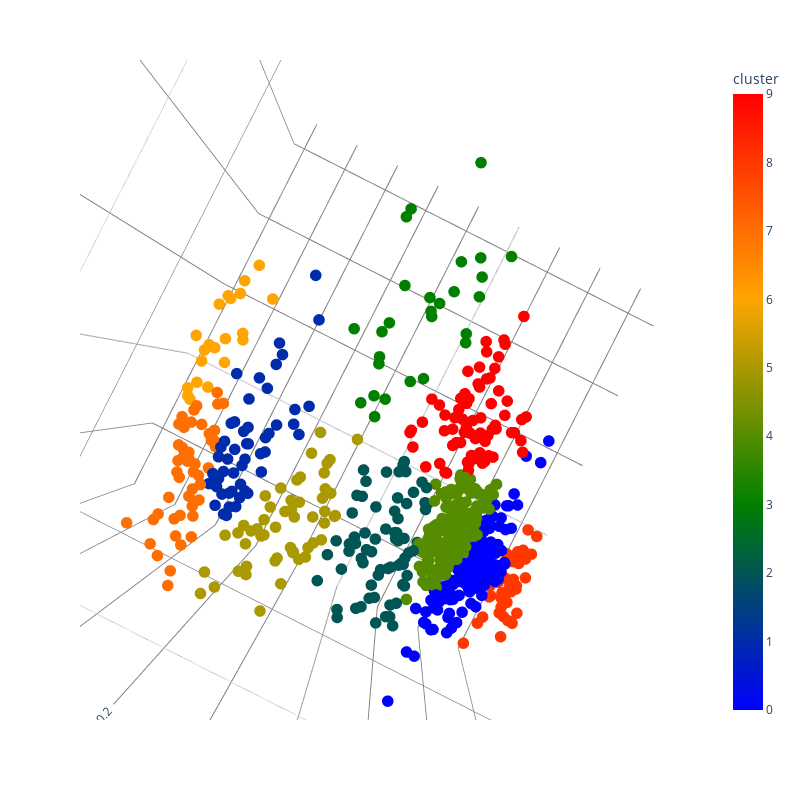

Notebook cell for this chart:
### Code cell
fig = px.scatter_3d(train_df, x='embedding_pc_1', y='embedding_pc_2', z='embedding_pc_3',
              color='cluster', color_continuous_scale=["blue", "green", "orange", "red"])
# add color range


fig.update_traces(marker=dict(size=4))
fig.update_layout(
    width=800,  # Adjust width as needed
    height=800,  # Adjust height as needed
    scene=dict(
        xaxis=dict(gridcolor='grey', backgroundcolor='white'),
        yaxis=dict(gridcolor='grey', backgroundcolor='white'),
        zaxis=dict(gridcolor='grey', backgroundcolor='white'),
        bgcolor='white'
    ),
    paper_bgcolor='white',
    plot_bgcolor='white'
)

ref_point = train_df.iloc[[0]]
# fig.add_scatter3d(x=ref_point['embedding_pc_1'], y=ref_point['embedding_pc_2'], z=ref_point['embedding_pc_3'],
#                   mode='markers', marker=dict(size=12, color='black'), name='Reference Point')
# fig.write_image("embedding.svg", format='svg')
fig.show()

### Figure 1 — Plotly figure (JSON) as saved in the notebook; plotly's stock layout.template omitted (floating-point values rounded to 4 significant figures; data arrays with more than 128 entries replaced by an {"elided": "..."} marker saying what was removed)
{"data": [{"hovertemplate": "embedding_pc_1=%{x}<br>embedding_pc_2=%{y}<br>embedding_pc_3=%{z}<br>cluster=%{marker.color}<extra></extra>", "legendgroup": "", "marker": {"color": {"elided": "720 int values"}, "coloraxis": "coloraxis", "size": 4, "symbol": "circle"}, "mode": "markers", "name": "", "scene": "scene", "showlegend": false, "type": "scatter3d", "x": {"elided": "720 float values"}, "y": {"elided": "720 float values"}, "z": {"elided": "720 float values"}}], "layout": {"coloraxis": {"colorbar": {"title": {"text": "cluster"}}, "colorscale": [[0, "blue"], [0.3333, "green"], [0.6667, "orange"], [1, "red"]]}, "height": 800, "legend": {"tracegroupgap": 0}, "margin": {"t": 60}, "paper_bgcolor": "white", "plot_bgcolor": "white", "scene": {"aspectmode": "auto", "aspectratio": {"x": 1, "y": 1, "z": 1}, "bgcolor": "white", "camera": {"center": {"x": 0, "y": 0, "z": 0}, "eye": {"x": -4.101e-17, "y": -8.084e-17, "z": -1.477}, "projection": {"type": "perspective"}, "up": {"x": -2.422e-19, "y": 2.668e-19, "z": 1}}, "domain": {"x": [0, 1], "y": [0, 1]}, "xaxis": {"backgroundcolor": "white", "gridcolor": "grey", "title": {"text": "embedding_pc_1"}, "type": "linear"}, "yaxis": {"backgroundcolor": "white", "gridcolor": "grey", "title": {"text": "embedding_pc_2"}, "type": "linear"}, "zaxis": {"backgroundcolor": "white", "gridcolor": "grey", "title": {"text": "embedding_pc_3"}, "type": "linear"}}, "width": 800}}
